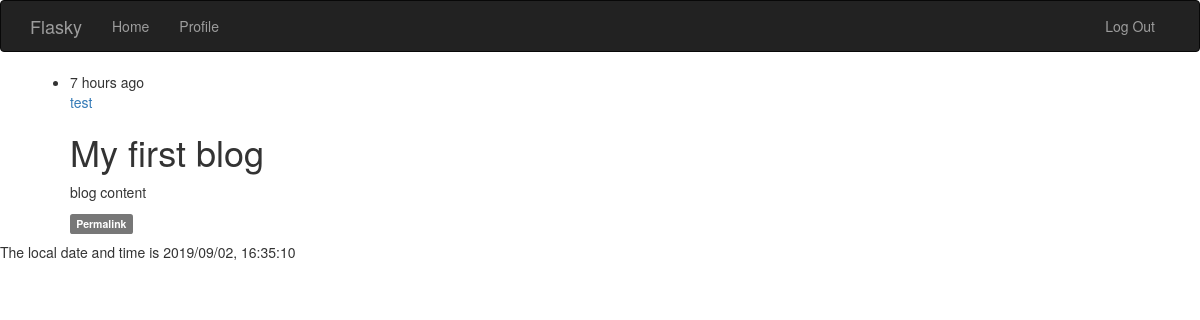
Screenshot of /post/1 (signed in) with the database file from the repository.
### app/models.py (models this page shows, shortened)
class Post(db.Model):
    __tablename__ = 'posts'
    id = db.Column(db.Integer, primary_key=True)
    body = db.Column(db.Text())
    body_html = db.Column(db.Text())
    timestamp = db.Column(db.DateTime(), default=datetime.utcnow)
    author_id = db.Column(db.Integer, db.ForeignKey('users.id'))

class User(UserMixin, db.Model):
    __tablename__ = 'users'
    id = db.Column(db.Integer, primary_key=True)
    username = db.Column(db.String(65), unique=True, index=True)
    email = db.Column(db.String(65), unique=True, index=True)
    password_hash = db.Column(db.String(128))
    confirmed = db.Column(db.Boolean, default=False)
    name = db.Column(db.String(65))
    location = db.Column(db.String(65))
    about_me = db.Column(db.Text())
    member_since = db.Column(db.DateTime(), default=datetime.utcnow)
    last_seen    = db.Column(db.DateTime(), default=datetime.utcnow)
    role_id = db.Column(db.Integer, db.ForeignKey('roles.id'))
    posts = db.relationship('Post', backref='author', lazy='dynamic')
    followed = db.relationship('Follow', foreign_keys=[Follow.follower_id], backref=db.backref('follower', lazy='joined'), lazy='dynamic', cascade='all, delete-orphan')
    followers = db.relationship('Follow', foreign_keys=[Follow.followed_id], backref=db.backref('followed', lazy='joined'), lazy='dynamic', cascade='all, delete-orphan')
    @property
    def password(self):
        raise AttributeError('password is not a reable attribute')
    def can(self, permissions):
        return self.role is not None and ((self.role.permissions & permissions) == permissions)
    def is_administrator(self):
        return self.can(RolePermissionCode.ADMINISTRATOR)
    def ping(self):
        self.last_seen = datetime.utcnow()
        db.session.add(self)

### app/main/views.py (the view)
@main.route('/post/<int:id>')
def post(id):
    post = Post.query.get_or_404(id)
    return render_template('post.html', posts=[post])

### app/auth/views.py (called while the page is built)
@auth.before_app_request
def before_request():
    if current_user.is_authenticated:
        current_user.ping()
        if not current_user.confirmed \
        and request.endpoint[:5] != 'auth.' \
        and request.endpoint != 'static' :
            return redirect(url_for('auth.unconfirmed'))

### app/main/__init__.py (called while the page is built)
@main.app_context_processor
def inject_permissions():
    return dict(Permission=Permission)

### app/models.py (called while the page is built)
@login_manager.user_loader
def load_user(user_id):
    return User.query.get(int(user_id))

### app/templates/post.html (shortened to what this page needs)
{% extends 'base.html' %}
{% block page_content %}
{% include '_posts.html' %}
{% endblock %}

### app/templates/_posts.html (shortened to what this page needs)
<ul class="posts">
	{% for post in posts %}
	<li class="post">
		<div class="post-content">
			<div class="post-date">
				{{ moment(post.timestamp).fromNow() }}
			</div>
			<div class="post-author">
				<a href="{{ url_for('.user', username=post.author.username) }}"> {{ post.author.username }} </a>
			</div>
			<div class="post-body">
				{%if post.body_html %}
				{{ post.body_html | safe }}
				{% else %}
				{{ post.body }}
				{% endif %}
			</div>
			<div class="post-footer">
				<a href="{{ url_for('.post', id=post.id) }}">
					<span class="label label-default">Permalink</span>
				</a>
			</div>
		</div>
	</li>
	{% endfor %}
</ul>

### rows the page displays
Post: timestamp "7 hours ago", author.username "test", body_html "My first blog blog content"

### other values shown
{{ moment().format('YYYY/MM/DD, HH:mm:ss',refresh=True) }} "2019/09/02, 16:35:10"
